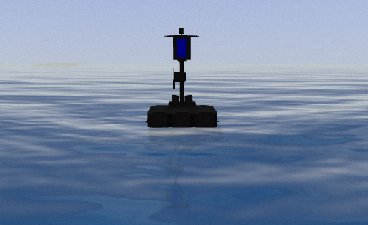
#> input picture vrx_vision/images/seq_blue.png, 368 x 225 px
$ python -i buoy_scanner.py   (imports and definitions only)
#> lines starting #> are read from the running program, lines starting #| are printed output that depends on the picture; after the words box and inside, x2 and y2 are one past the last pixel; in counts of white or black regions, pixels touching at a corner belong together
#> further down, picture is the input picture: shape (225, 368, 3); mean B, G, R 165.7, 137.1, 118.7
#!/usr/bin/env python
import cv2
import numpy as np

class Scanner():

  def classifyColour(self, pixel):
    '''
    Checks which colour the buoy is flashing.
    '''
    colour_vals = [[121, 0,  0], [0, 119, 0], [0, 0, 118]]
    colour_names = ["blue", "green", "red"]
    colour_dists = []

    for colour in colour_vals:
      R_dist = colour[0] - pixel[0]
      G_dist = colour[1] - pixel[1]
      B_dist = colour[2] - pixel[2]
      colour_dists.append(np.sqrt(R_dist**2 + G_dist**2 + B_dist**2))

    return colour_names[colour_dists.index(min(colour_dists))]

  def scanBuoy(self, img):
    '''
    Scans an image of the light sequence buoy to get the colour.

    Return (string): "red", "green, "blue", "none"
    '''
    #filename = "scan_imgs/green.png"
    #cv_image = cv2.imread(filename)

    # Change to HSV colour space
    hsv = cv2.cvtColor(img, cv2.COLOR_BGR2HSV)
#> hsv: shape (225, 368, 3); mean H, S, V 105.4, 78.6, 165.7

    # Threshold the image to remove unsaturated parts (want to keep the light)
    lower_colour = np.array([0, 140, 60])
    upper_colour = np.array([360, 360, 180])
    mask = cv2.inRange(hsv, lower_colour, upper_colour)
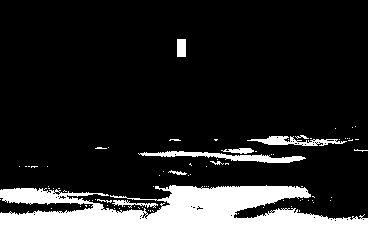
#> mask: shape (225, 368); 12.9% white; 83 white regions (73 under 20 px), largest, box (x1, y1, x2, y2) and area: (0, 185, 368, 225) 8715, (138, 151, 306, 163) 788, (247, 136, 347, 146) 467

    # Blur and threshold to get rid of some noise
    blur = cv2.GaussianBlur(src=mask, ksize=(3, 3), sigmaX=0)
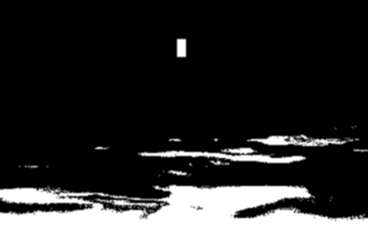
#> blur: shape (225, 368); min 0, max 255, mean 32.9
    (_, binary) = cv2.threshold(src=blur,
        thresh=60,
        maxval=255,
        type=cv2.THRESH_BINARY)
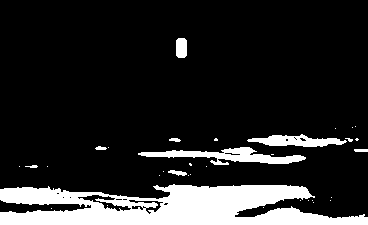
#> binary: shape (225, 368); 15.1% white; 34 white regions (25 under 20 px)

    #cv2.imshow("binary", binary)
    #cv2.waitKey(0)

    # Find contours of image
    cont_return = cv2.findContours(mask, cv2.RETR_EXTERNAL, cv2.CHAIN_APPROX_SIMPLE)
#> cont_return = 83 contours, 76 with area under 20; largest, box (x1, y1, x2, y2) and area: (0, 185, 368, 225) 8063, (138, 151, 306, 163) 618, (247, 136, 347, 146) 364, (177, 39, 186, 57) 136, (112, 200, 158, 208) 89, (221, 148, 254, 154) 88, (168, 170, 187, 175) 25
    contours = cont_return[0] if len(cont_return) is 2 else cont_return[1] # Version fix
#> contours has the same summary as cont_return

    # Find contours with four sides, rectangles
    four_cnts = []
    for cnt in contours:
      if len(cnt) is 4:
        four_cnts.append(cnt)
#> this loop made 83 passes
#> cnt on passes 1 to 12: [[238, 213]], [[299, 210], [299, 211]], [[152, 210], [153, 211]], [[150, 210], [150, 211]], [[148, 210]], [[119, 208]], [[114, 208]], [[51, 208]], [[263, 207]], [[142, 207]], [[138, 207], [139, 208]], [[291, 206]]
#> after the loop, four_cnts = 5 contours, 4 with area under 20; largest, box (x1, y1, x2, y2) and area: (177, 39, 186, 57) 136

    # Get the smallest 4-contour
    best_cnt = max(four_cnts, key=cv2.contourArea)
#> best_cnt = [[177, 39], [177, 56], [185, 56], [185, 39]]

    # Calculate aspect ratio to check that it is actually the light
    x,y,w,h = cv2.boundingRect(best_cnt)
#> x = 177; y = 39; w = 9; h = 18
    aspect_ratio = float(w)/h
#> aspect_ratio = 0.5

    if aspect_ratio < 0.75:
      # Get the center of the contour
      M = cv2.moments(best_cnt)
#> M = moments, m00 136, centre m10/m00, m01/m00 = (181, 47.5)
      cX = int(M["m10"] / M["m00"])
#> cX = 181
      cY = int(M["m01"] / M["m00"])
#> cY = 47
      center_pixel = img[cY, cX, :]
#> center_pixel = [121, 0, 0]

      return self.classifyColour(center_pixel)
#> the loop in classifyColour, `for colour in colour_vals:` made 3 passes
#> (R_dist, G_dist, B_dist) on passes 1 to 3: (0, 0, 0), (-121, 119, 0), (-121, 0, 118)
#> after the loop in classifyColour, `for colour in colour_vals:`: colour_dists = [0, 169.7, 169]
    else:
      return "none"

    '''cv2.drawContours(image = img,
        contours = [best_cnt],
        contourIdx = -1,
        color = (0, 255, 0),
        thickness = 1)
    cv2.imshow("contours", img)
    cv2.waitKey(0)
    cv2.destroyAllWindows()'''

>>> import cv2
>>> picture = cv2.imread('../images/seq_blue.png')
>>> result = Scanner().scanBuoy(picture)
#> result = 'blue'

$ run again, on vrx_vision/images/seq_green.png
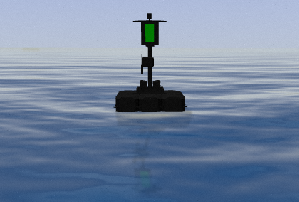
#> input picture vrx_vision/images/seq_green.png, 299 x 202 px
#> picture is the input picture: shape (202, 299, 3); mean B, G, R 161.8, 135.1, 116.8
#> hsv: shape (202, 299, 3); mean H, S, V 104, 76.8, 162.2
#> in scanBuoy, `mask = cv2.inRange(hsv, lower_colour, upper_colour)`:
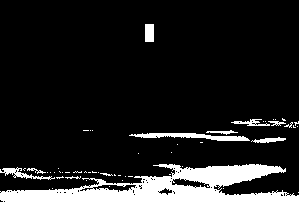
#> mask: shape (202, 299); 11.9% white; 53 white regions (42 under 20 px), largest, box (x1, y1, x2, y2) and area: (0, 164, 299, 202) 5738, (129, 133, 250, 141) 497, (0, 167, 55, 180) 216
#> in scanBuoy, `(_, binary) = cv2.threshold(src=blur, thresh=60, maxval=255, type=cv2...`:
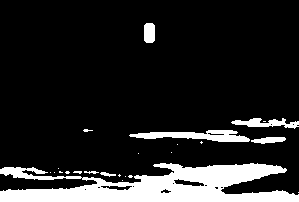
#> binary: shape (202, 299); 14.3% white; 24 white regions (17 under 20 px)
#> cont_return = 52 contours, 43 with area under 20; largest, box (x1, y1, x2, y2) and area: (0, 164, 299, 202) 5748, (129, 133, 250, 141) 377, (0, 167, 55, 180) 152, (145, 24, 154, 42) 136, (251, 137, 286, 143) 80
#> contours has the same summary as cont_return
#> the loop in scanBuoy, `for cnt in contours:` made 52 passes
#> cnt on passes 1, 2, 3, 4, 5, 6, 7, 10: [[298, 192]], [[223, 188]], [[52, 188]], [[122, 180]], [[86, 180]], [[128, 176], [132, 176]], [[125, 176]], [[118, 175], [120, 175]]
#> after the loop in scanBuoy, `for cnt in contours:`: four_cnts = 3 contours, 2 with area under 20; largest, box (x1, y1, x2, y2) and area: (145, 24, 154, 42) 136
#> best_cnt = [[145, 24], [145, 41], [153, 41], [153, 24]]
#> x = 145; y = 24; w = 9; h = 18
#> aspect_ratio = 0.5
#> M = moments, m00 136, centre m10/m00, m01/m00 = (149, 32.5)
#> cX = 149
#> cY = 32
#> center_pixel = [0, 119, 0]
#> the loop in classifyColour, `for colour in colour_vals:` made 3 passes
#> (R_dist, G_dist, B_dist) on passes 1 to 3: (121, -119, 0), (0, 0, 0), (0, -119, 118)
#> after the loop in classifyColour, `for colour in colour_vals:`: colour_dists = [169.7, 0, 167.6]
#> result = 'green'

$ run again, on vrx_vision/images/seq_none.png
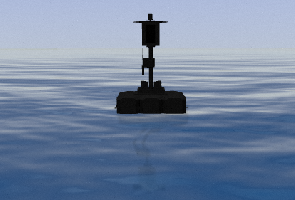
#> input picture vrx_vision/images/seq_none.png, 295 x 200 px
#> picture is the input picture: shape (200, 295, 3); mean B, G, R 161.4, 134.1, 116.1
#> hsv: shape (200, 295, 3); mean H, S, V 103.7, 76.6, 161.4
#> in scanBuoy, `mask = cv2.inRange(hsv, lower_colour, upper_colour)`:
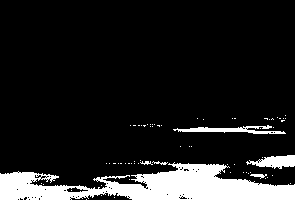
#> mask: shape (200, 295); 12.4% white; 69 white regions (63 under 20 px), largest, box (x1, y1, x2, y2) and area: (0, 162, 295, 200) 6271, (173, 125, 286, 134) 453, (246, 155, 295, 169) 418, (250, 174, 267, 179) 45, (152, 161, 168, 165) 28, (140, 161, 153, 165) 27
#> in scanBuoy, `(_, binary) = cv2.threshold(src=blur, thresh=60, maxval=255, type=cv2...`:
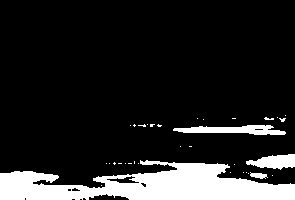
#> binary: shape (200, 295); 14.2% white; 34 white regions (30 under 20 px)
#> cont_return = 68 contours, 64 with area under 20; largest, box (x1, y1, x2, y2) and area: (0, 162, 295, 200) 5956, (246, 155, 295, 169) 366, (173, 125, 286, 134) 318, (250, 174, 267, 179) 26
#> contours has the same summary as cont_return
#> the loop in scanBuoy, `for cnt in contours:` made 68 passes
#> cnt on passes 1 to 8: [[86, 199]], [[114, 197]], [[101, 195]], [[101, 185]], [[43, 184]], [[290, 183]], [[41, 183]], [[129, 179]]
#> after the loop in scanBuoy, `for cnt in contours:`: four_cnts = 3 contours, all with area under 20
#> best_cnt = [[157, 125], [158, 125], [159, 126], [159, 125]]
#> x = 157; y = 125; w = 3; h = 2
#> aspect_ratio = 1.5
#> result = 'none'
